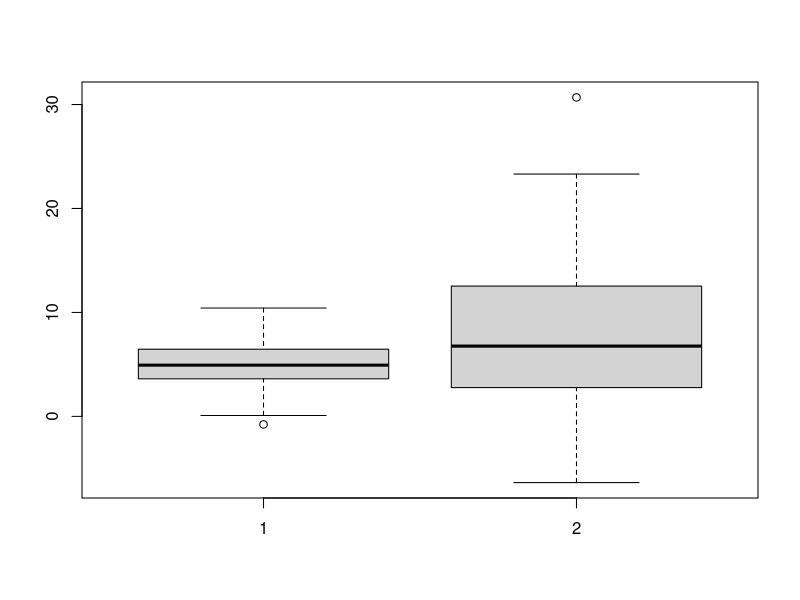

This figure's R source:
set.seed(42)

# Simulating Type 1 error rate with multiple datasets
num_datasets <- 1000
results <- vector("numeric", num_datasets)

for (i in 1:num_datasets) {
  groep1 <- rnorm(20, mean = 6, sd = 2)
  groep2 <- rnorm(20, mean = 8, sd = 1.2)
  
  result <- t.test(groep1, groep2)$p.value
  results[i] <- result
}

# Calculating Type 1 error rate
type1_error_rate <- sum(results < 0.05) / num_datasets
cat("Type 1 Error Rate:", type1_error_rate, "\n")

# Simulating Type 1 error rate with different means (null hypothesis is not true)
num_datasets <- 1000
results <- vector("numeric", num_datasets)

for (i in 1:num_datasets) {
  groep1 <- rnorm(20, mean = 6, sd = 2)
  groep2 <- rnorm(20, mean = 6, sd = 1.2) # Same mean for both groups
  
  result <- t.test(groep1, groep2)$p.value
  results[i] <- result
}

# Calculating Type 1 error rate
type1_error_rate <- sum(results < 0.05) / num_datasets
cat("Type 1 Error Rate (Different Means):", type1_error_rate, "\n")

# Simulating outlier removal with correct implementation
set.seed(123)
gegevens1 <- c(rnorm(81, mean = 5, sd = 2.5), rnorm(5, mean = 20, sd = 2))
gegevens2 <- c(rnorm(80, mean = 8, sd = 7))

# Calculate the z-score for each observation
z_scores <- abs(scale(gegevens1))

# Remove outliers based on a predetermined threshold (e.g., z-score <= 3)
nieuwe_gegevens1 <- gegevens1[z_scores <= 3]

# Boxplot of the new dataset without outliers
boxplot(nieuwe_gegevens1, gegevens2)

# T-test with the new dataset
t_test_result <- t.test(nieuwe_gegevens1, gegevens2)
cat("T-test p-value (without outliers):", t_test_result$p.value, "\n")
